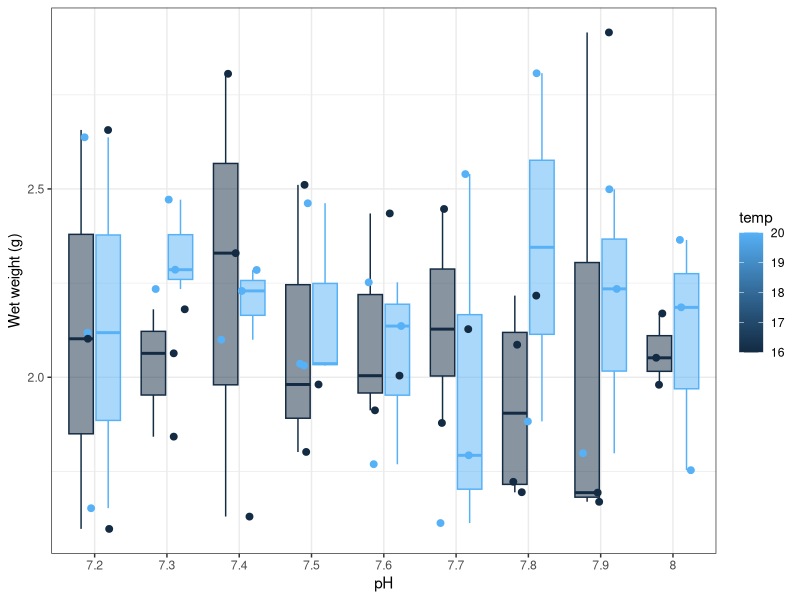

This chart was generated by the following R code:
library(tidyverse)

tegula <- read.csv("Data/growth/20240329_tegula_initial.csv")

tegula$pH= as.character(tegula$pH)

ggplot(data=na.omit(tegula), aes(x=pH,y=blotted_wet_weight_g, group=interaction(pH,temp),fill = temp, color = temp))+
  geom_boxplot(alpha=0.5, outlier.alpha=0) + 
  geom_jitter(width=0.25, pch=21, size=2) +
  labs(x="pH", y= "Wet weight (g)")+
  theme_bw()
